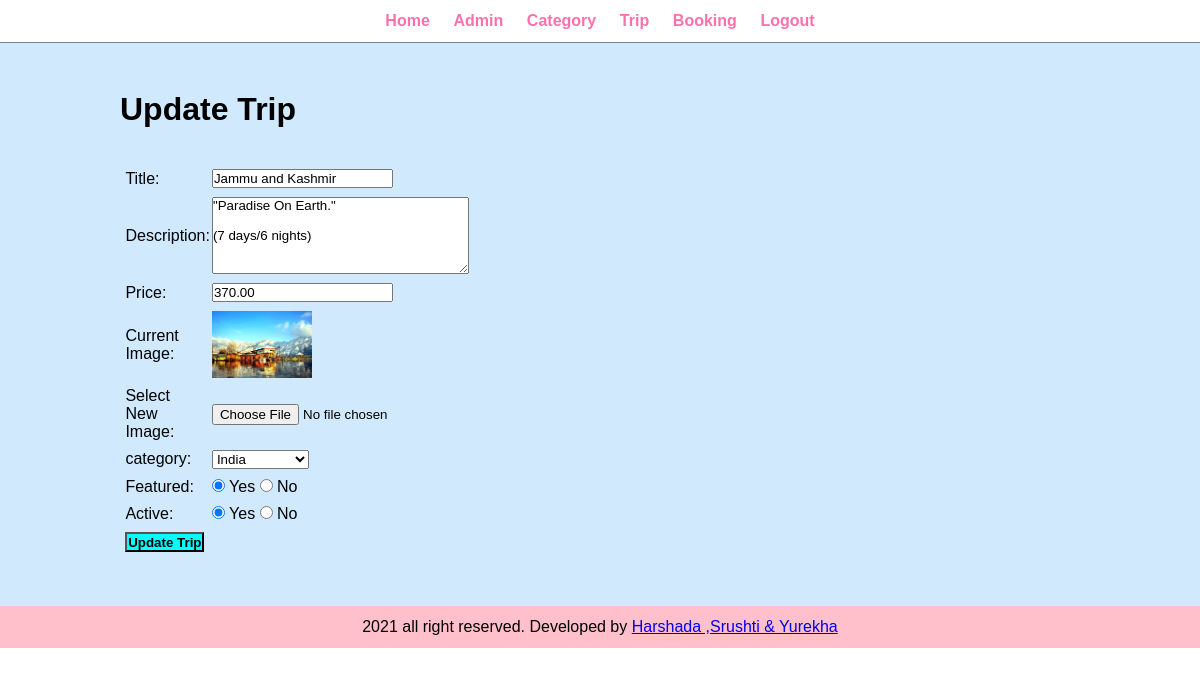
The page /admin/update-trip.php?id=9 (signed in) on the database its author committed.
### tables this page shows
CREATE TABLE `tbl_trip` (
  `id` int(10) UNSIGNED NOT NULL,
  `title` varchar(100) NOT NULL,
  `description` text NOT NULL,
  `price` decimal(10,2) NOT NULL,
  `image_name` varchar(255) NOT NULL,
  `category_id` int(10) UNSIGNED NOT NULL,
  `featured` varchar(10) NOT NULL,
  `active` varchar(10) NOT NULL
);

CREATE TABLE `tbl_category` (
  `id` int(10) UNSIGNED NOT NULL,
  `title` varchar(100) NOT NULL,
  `image_name` varchar(255) NOT NULL,
  `featured` varchar(10) NOT NULL,
  `active` varchar(10) NOT NULL
);

### admin/update-trip.php (the view, shortened to what this page needs)
<?php include('partials/menu.php');?>
<?php
    if(isset($_GET['id']))
    {
        $id = $_GET['id'];
        $sql2 = "SELECT * FROM tbl_trip WHERE id=$id";
        $res2 = mysqli_query($conn, $sql2);
        $row2 = mysqli_fetch_assoc($res2);
        $title = $row2['title'];
        $description = $row2['description'];
        $price = $row2['price'];
        $current_image = $row2['image_name'];
        $current_category = $row2['category_id'];
        $featured = $row2['featured'];
        $active = $row2['active'];
    }
    else
    {
        header('location:'.SITEURL.'admin/manage-trip.php');
    }
?>
<div class="main-content">
    <div class="wrapper">
        <h1>Update Trip</h1>
        <br><br>
        <form action="" method="POST" enctype="multipart/form-data">
        <table class="tbl-30">
            <tr>
                <td>Title: </td>
                <td>
                    <input type="text" name="title" value="<?php echo $title; ?>">
                </td>
            </tr>
            <tr>
                <td>Description: </td>
                <td>
                    <textarea name="description" cols="30" rows="5"><?php echo $description; ?></textarea>
                </td>
            </tr>
            <tr>
                <td>Price: </td>
                <td>
                    <input type="number" name="price" value="<?php echo $price; ?>">
                </td>
            </tr>
            <tr>
                <td>Current Image: </td>
                <td>
                    <?php
                        if($current_image == "")
                        {
                            echo "<div class='error'>Image Not Available.</div>";
                        }
                        else
                        {
                            ?>
                            <img src="<?php echo SITEURL; ?>images/trip/<?php echo $current_image; ?>" width="100px">
                            <?php
                        }
                    ?>
                </td>
            </tr>
            <tr>
                <td>Select New Image: </td>
                <td>
                    <input type="file" name="image">
                </td>
            </tr>
            <tr>
                <td>category: </td>
                <td>
                    <select name="category">
                        <?php
                            $sql = "SELECT * FROM tbl_category WHERE active='Yes'";
                            $res = mysqli_query($conn, $sql);
                            $count = mysqli_num_rows($res);
                            if($count>0)
                            {
                                while($row=mysqli_fetch_assoc($res))
                                {
                                    $category_title = $row['title'];
                                    $category_id = $row['id'];
                                    ?>
                                    <option <?php if($current_category==$category_id) {echo "selected";} ?> value="<?php echo $category_id; ?>"><?php echo $category_title; ?></option>
                                    <?php
                                }
                            }
                            else
                            {
                                echo "<option value='0'>Category Not Available.</option>";
                            }
                        ?>
                    </select>
                </td>
            </tr>
            <tr>
                <td>Featured: </td>
                <td>
                    <input <?php if($featured=="Yes") {echo "checked";} ?> type="radio" name="featured" value="Yes"> Yes
                    <input <?php if($featured=="No") {echo "checked";} ?> type="radio" name="featured" value="No"> No
                </td>
            </tr>
            <tr>
                <td>Active: </td>
                <td>
                    <input <?php if($active=="Yes") {echo "checked";} ?> type="radio" name="active" value="Yes"> Yes
                    <input <?php if($active=="No") {echo "checked";} ?> type="radio" name="active" value="No"> No
                </td>
            </tr>
            <tr>
                <td>
                    <input type="submit" name="submit" value="Update Trip" class="btn-secondary">
                </td>
            </tr>
        </table>
        </form>
    </div>
</div>
<?php include('partials/footer.php')?>

### css/admin.css (style rules this page uses)
* { margin: 0; padding: 0; font-family: Arial, Helvetica, sans-serif; }
.wrapper { padding: 1%; width: 80%; margin: 0 auto; }
.tbl-30 { width: 30%; }
table tr td { padding: 1%; }
.btn-secondary { background-color:aqua; padding: 1%; color: black; text-decoration: none; font-weight: bold; }
.main-content { background-color: rgb(209, 233, 252); padding: 3% 0; }

### rows shown on the page
tbl_trip: title "Jammu and Kashmir", description "\"Paradise On Earth.\" (7 days/6 nights)", price "370.00", image_name (picture), category "India", featured "☑", active "☑"
